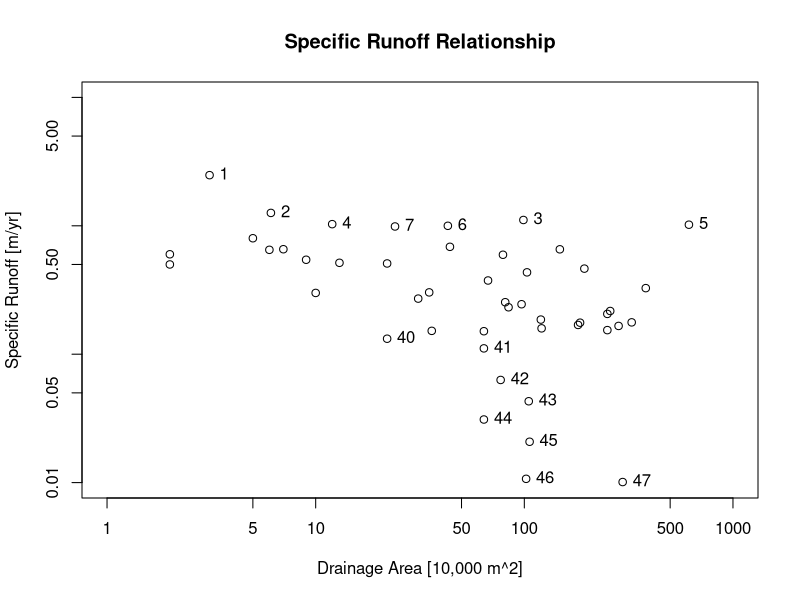
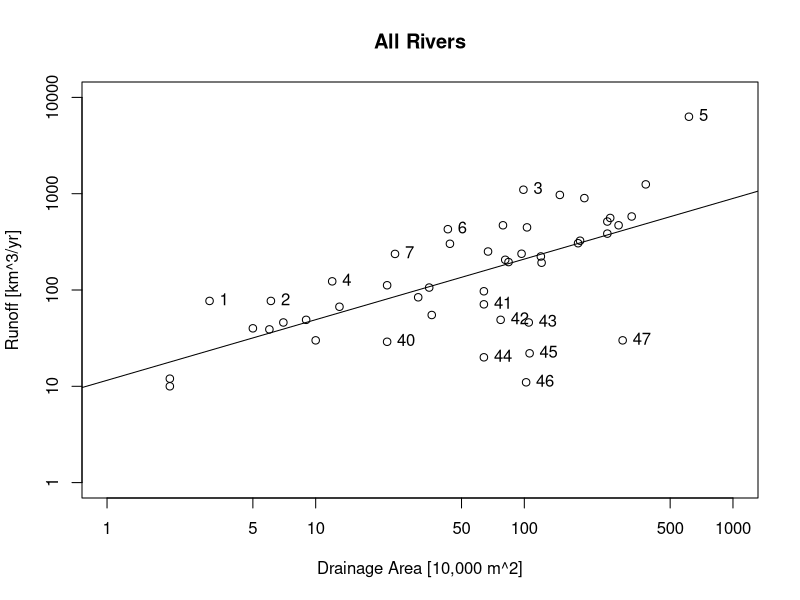
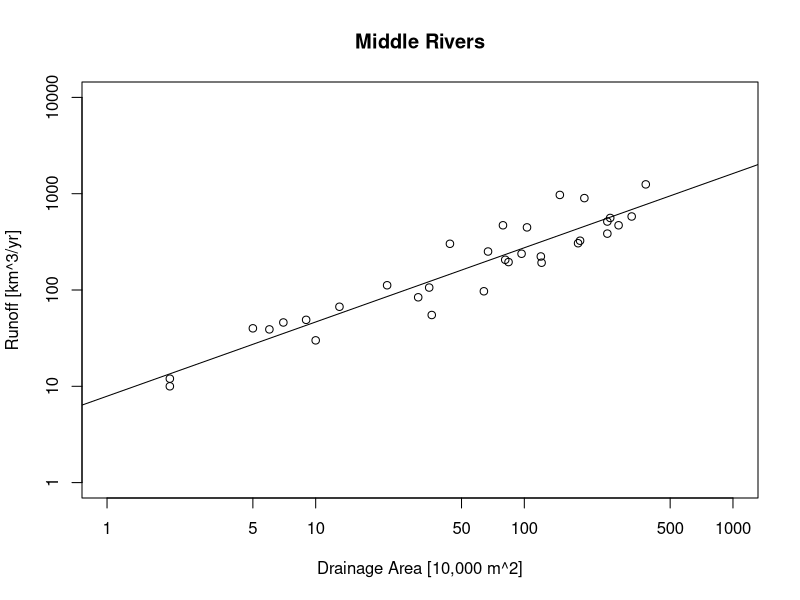
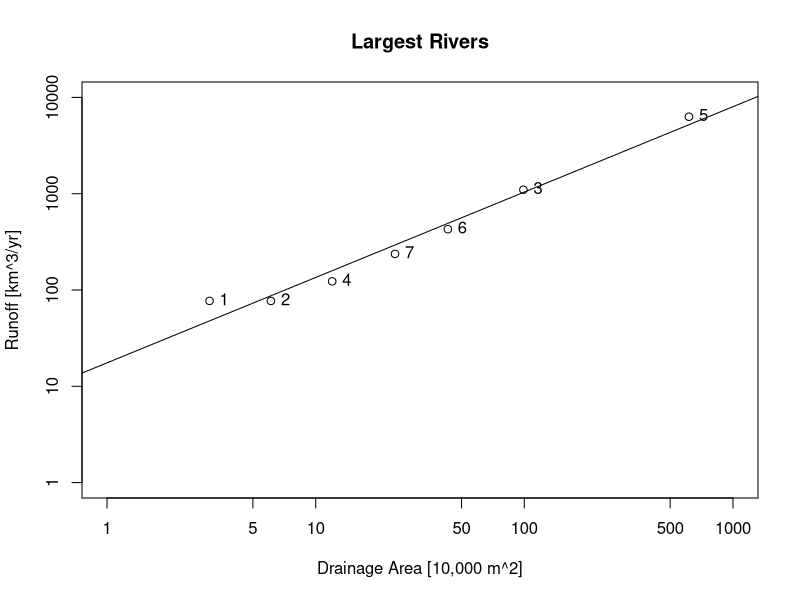

Source code (R) for these figures, in order:
rivers <- read.csv('rivers.csv')

	#Pull out the largest, smalles and middle rivers
largest <- rivers[rivers$Specific.Runoff >= .98,]
smallest <- rivers[rivers$Specific.Runoff < 0.15,]
middle <- rivers[rivers$Specific.Runoff > 0.15 & rivers$Specific.Runoff < .98,]

	# Plot the Specific runoff
with(rivers, 
	plot(Drainage.Area,Specific.Runoff,log='xy',xlim=c(1,1000),ylim=c(.01,10),
		main='Specific Runoff Relationship',xlab='Drainage Area [10,000 m^2]',
		ylab='Specific Runoff [m/yr]'))
	#Add the text for the largest and smallest rivers
with(largest, text(Drainage.Area, Specific.Runoff, Number,pos=4))
with(smallest, text(Drainage.Area, Specific.Runoff, Number,pos=4))

	# Plot all the rivers and a best fit scaling relationship 
with(rivers, 
	plot(Drainage.Area,Mean.Runoff,log='xy',xlim=c(1,1000),ylim=c(1,10000),
		main='All Rivers',xlab='Drainage Area [10,000 m^2]',
		ylab='Runoff [km^3/yr]'))
		
	# Best fit scaling relationship 
all.fit <- lm(log10(Mean.Runoff)~log10(Drainage.Area),data=rivers)
abline(all.fit)

	#add the numbers
with(largest, text(Drainage.Area, Mean.Runoff, Number,pos=4))
with(smallest, text(Drainage.Area, Mean.Runoff, Number,pos=4))

	# Plot the Mean runoff for the middle rivers
with(middle, 
	plot(Drainage.Area,Mean.Runoff,log='xy',xlim=c(1,1000),ylim=c(1,10000),
		main='Middle Rivers',xlab='Drainage Area [10,000 m^2]',
		ylab='Runoff [km^3/yr]'))
	
middle.fit <- lm(log10(Mean.Runoff)~log10(Drainage.Area),data=middle)
abline(middle.fit)

	#Plot the largest rivers and a best fit scaling relationship
with(largest, 
	plot(Drainage.Area,Mean.Runoff,log='xy',xlim=c(1,1000),ylim=c(1,10000),
	main='Largest Rivers',xlab='Drainage Area [10,000 m^2]',
	ylab='Runoff [km^3/yr]'))
with(largest, text(Drainage.Area, Mean.Runoff, Number,pos=4))

largest.fit <- lm(log10(Mean.Runoff)~log10(Drainage.Area),data=largest)
abline(largest.fit)